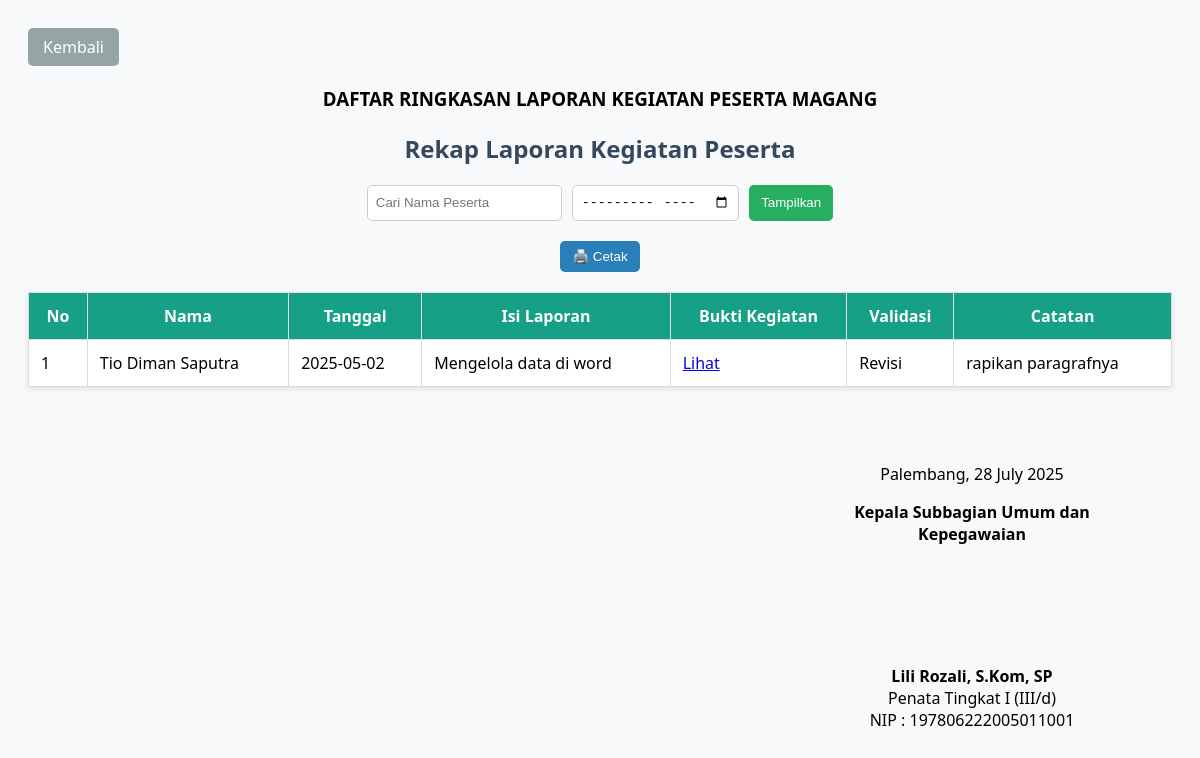
The app's page /laporan_admin.php (signed in) with its own data.
### tables this page shows
CREATE TABLE `laporan` (
  `id` int(11) NOT NULL,
  `peserta_id` varchar(20) NOT NULL,
  `tanggal` date NOT NULL,
  `aktivitas` text NOT NULL,
  `status` varchar(20) NOT NULL,
  `bukti_kegiatan` varchar(255) DEFAULT NULL,
  `validasi` varchar(50) DEFAULT NULL,
  `catatan` text DEFAULT NULL
);

CREATE TABLE `peserta` (
  `id` int(11) NOT NULL,
  `peserta_id` varchar(20) DEFAULT NULL,
  `nama` varchar(100) NOT NULL,
  `no_hp` varchar(20) DEFAULT NULL,
  `lembaga_pendidikan` varchar(75) NOT NULL,
  `jurusan` varchar(65) NOT NULL,
  `username` varchar(100) NOT NULL,
  `password` varchar(255) NOT NULL,
  `tanggal_masuk` date DEFAULT NULL,
  `tanggal_keluar` date DEFAULT NULL,
  `durasi_magang` int(11) DEFAULT NULL,
  `status_validasi` enum('pending','diterima','ditolak') DEFAULT 'pending'
);

### laporan_admin.php (the view, shortened to what this page needs)
<?php
$conn = new mysqli("localhost", "root", "", "pertanian_db");
$where = "1";
$query = "
    SELECT l.*, p.nama
    FROM laporan l
    JOIN peserta p ON l.peserta_id = p.peserta_id
    WHERE $where
    ORDER BY l.tanggal DESC
";
$data = $conn->query($query);
?>
<!DOCTYPE html>
<html lang="id">
<head>
</head>
<body>
<a href="admin_dashboard.php" class="btn-back">Kembali</a>
<div class="kop">
    <h3>DAFTAR RINGKASAN LAPORAN KEGIATAN PESERTA MAGANG</h3>
</div>
<h2>Rekap Laporan Kegiatan Peserta</h2>
<form method="GET">
    <input type="text" name="nama" placeholder="Cari Nama Peserta" value="<?= htmlspecialchars($_GET['nama'] ?? '') ?>">
    <input type="month" name="bulan" value="<?= htmlspecialchars($_GET['bulan'] ?? '') ?>">
    <button type="submit">Tampilkan</button>
</form>
<div class="print-btn">
    <button onclick="window.print()">🖨️ Cetak</button>
</div>
<table>
    <tr>
        <th>No</th>
        <th>Nama</th>
        <th>Tanggal</th>
        <th>Isi Laporan</th>
        <th class="hide-print">Bukti Kegiatan</th>
        <th class="hide-print">Validasi</th>
        <th class="hide-print">Catatan</th>
    </tr>
    <?php $no = 1; while ($row = $data->fetch_assoc()): ?>
    <tr>
        <td><?= $no++ ?></td>
        <td><?= htmlspecialchars($row['nama']) ?></td>
        <td><?= htmlspecialchars($row['tanggal']) ?></td>
        <td><?= nl2br(htmlspecialchars($row['aktivitas'])) ?></td>
        <td class="hide-print">
            <?php if (!empty($row['bukti_kegiatan'])): ?>
                <a href="uploads/<?= htmlspecialchars($row['bukti_kegiatan']) ?>" target="_blank">Lihat</a>
            <?php else: ?>
                -
            <?php endif; ?>
        </td>
        <td class="hide-print"><?= htmlspecialchars($row['validasi'] ?? '-') ?></td>
        <td class="hide-print"><?= nl2br(htmlspecialchars($row['catatan'] ?? '-')) ?></td>
    </tr>
    <?php endwhile; ?>
</table>
<div class="ttd">
    <div class="isi-ttd">
        <p>Palembang, <?= date('d F Y') ?></p>
        <p><b>Kepala Subbagian Umum dan Kepegawaian</b></p>
        <br><br><br><br>
        <p><b>Lili Rozali, S.Kom, SP</b><br>
           Penata Tingkat I (III/d)<br>
           NIP : 197806222005011001</p>
    </div>
</div>
</body>
</html>

### laporan_admin.php (style rules this page uses)
body { font-family: 'Segoe UI', sans-serif; background: #f8f9fa; padding: 20px; }
h2 { text-align: center; color: #34495e; }
form { margin: 20px auto; max-width: 600px; display: flex; flex-wrap: wrap; gap: 10px; justify-content: center; }
select, input[type="date"], input[type="text"], input[type="month"] { padding: 8px; border-radius: 5px; border: 1px solid #ccc; }
button { padding: 8px 12px; border: none; border-radius: 5px; background: #27ae60; color: white; }
table { width: 100%; border-collapse: collapse; background: white; margin-top: 20px; box-shadow: 0 2px 6px rgba(0,0,0,0.1); }
th, td { padding: 12px; border: 1px solid #ddd; vertical-align: top; }
th { background: #16a085; color: white; }
.print-btn { margin-top: 10px; text-align: center; }
.print-btn button { background: #2980b9; }
.btn-back { display: inline-block; padding: 8px 15px; background-color: #95a5a6; color: white; border-radius: 5px; text-decoration: none; margin-bottom: 20px; }
.kop { text-align: center; margin-bottom: 20px; }
.kop h3, .kop p { margin: 0; line-height: 1.4; }
.ttd { display: flex; justify-content: flex-end; margin-top: 60px; padding-right: 50px; }
.ttd .isi-ttd { text-align: center; width: 300px; }

### records on screen
laporan: peserta.nama "Tio Diman Saputra", tanggal "2025-05-02", aktivitas "Mengelola data di word", validasi "Revisi", catatan "rapikan paragrafnya"
